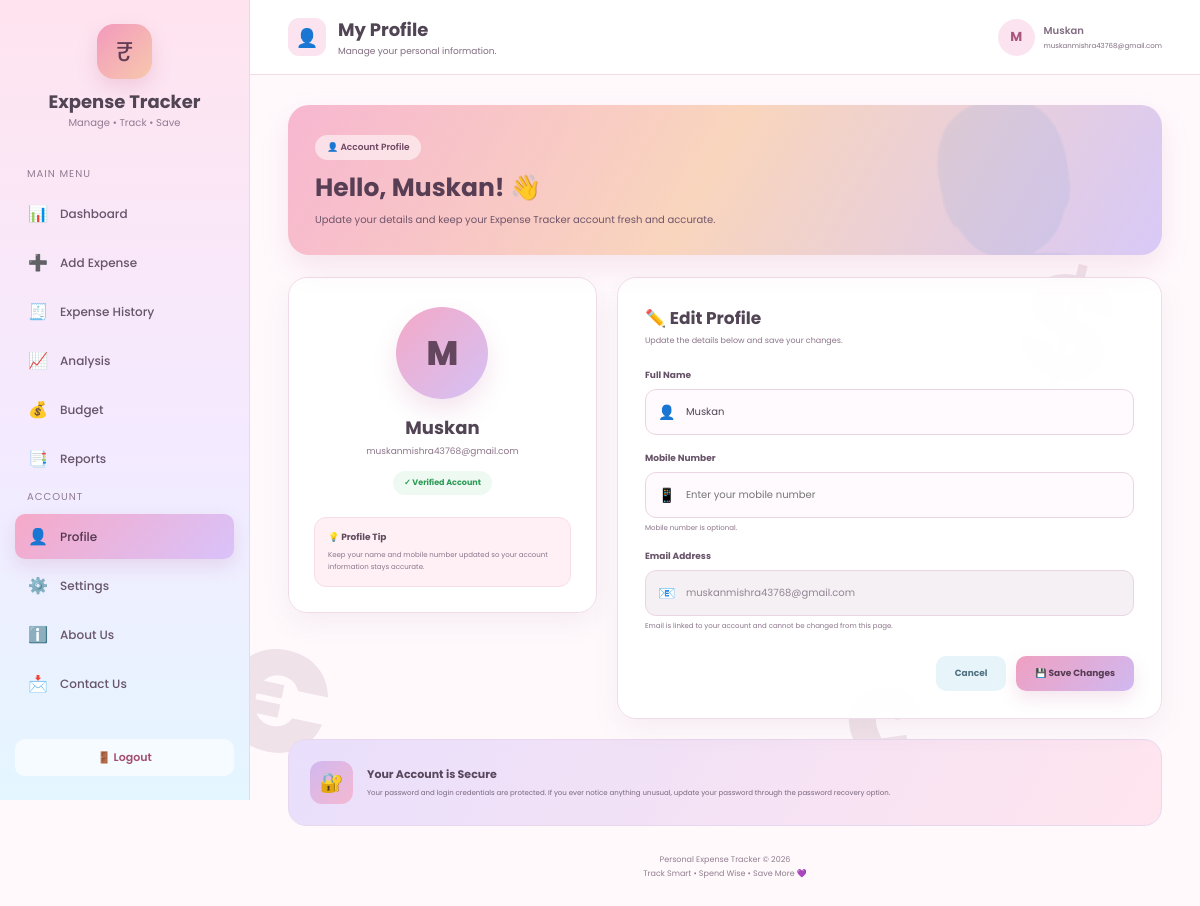
Screenshot of /profile (signed in) with the database file from the repository.
### tables this page shows
CREATE TABLE users (

            id INTEGER PRIMARY KEY AUTOINCREMENT,

            full_name TEXT NOT NULL,

            mobile TEXT,

            email TEXT UNIQUE NOT NULL,

            password TEXT NOT NULL,

            is_verified INTEGER DEFAULT 0,

            created_at TIMESTAMP DEFAULT CURRENT_TIMESTAMP

        , role TEXT DEFAULT 'user');

### app.py (the view, shortened to what this page needs)
@app.route(
    "/profile",
    methods=["GET", "POST"]
)
def profile():
    user = get_current_user()
    if not user:
        return redirect(
            url_for("login")
        )
    return render_template(
        "profile.html",
        user=user
    )

### app.py (called while the page is built)
def get_current_user():
    user_id = session.get("user_id")
    if not user_id:
        return None
    connection = get_connection()
    try:
        user = connection.execute(
            """
            SELECT id, full_name, mobile, email, is_verified, created_at
            FROM users
            WHERE id = ?
            """,
            (user_id,)
        ).fetchone()
        return user
    finally:
        connection.close()

### database.py (called while the page is built)
def get_connection():
    connection = sqlite3.connect(DATABASE_NAME)
    connection.row_factory = sqlite3.Row
    connection.execute("PRAGMA foreign_keys = ON")
    return connection

### templates/profile.html (shortened to what this page needs)
<!DOCTYPE html>
<html lang="en">
<head>
</head>
<body>
    <div class="money-watermark" aria-hidden="true">
        <span>₹</span><span>$</span><span>€</span><span>£</span>
    </div>
    <aside class="sidebar" id="sidebar">
        <div class="logo">
            <div class="logo-icon">
                ₹
            </div>
            <h2>
                Expense Tracker
            </h2>
            <p>
                Manage • Track • Save
            </p>
        </div>
        <div class="menu-title">
            Main Menu
        </div>
        <nav class="nav-menu">
            <a href="{{ url_for('dashboard') }}">
                <span>📊</span>
                Dashboard
            </a>
            <a href="{{ url_for('add_expense') }}">
                <span>➕</span>
                Add Expense
            </a>
            <a href="{{ url_for('expense_history') }}">
                <span>🧾</span>
                Expense History
            </a>
            <a href="{{ url_for('analysis') }}">
                <span>📈</span>
                Analysis
            </a>
            <a href="{{ url_for('budget') }}">
                <span>💰</span>
                Budget
            </a>
            <a href="{{ url_for('reports') }}">
                <span>📑</span>
                Reports
            </a>
        </nav>
        <div class="menu-title">
            Account
        </div>
        <nav class="nav-menu">
            <a href="{{ url_for('profile') }}" class="active">
                <span>👤</span>
                Profile
            </a>
            <a href="{{ url_for('settings') }}">
                <span>⚙️</span>
                Settings
            </a>
            <a href="{{ url_for('about') }}">
                <span>ℹ️</span>
                About Us
            </a>
            <a href="{{ url_for('contact') }}">
                <span>📩</span>
                Contact Us
            </a>
        </nav>
        <div class="sidebar-bottom">
            <a href="{{ url_for('logout') }}" class="logout">
                🚪 Logout
            </a>
        </div>
    </aside>
    <main class="main">
        <header class="topbar">
            <div class="topbar-left">
                <div class="top-icon">
                    👤
                </div>
                <div>
                    <h3>
                        My Profile
                    </h3>
                    <p>
                        Manage your personal information.
                    </p>
                </div>
            </div>
            <div class="profile-mini">
                <div class="avatar-small">
                    {{ (user['full_name'] or 'U')[0]|upper }}
                </div>
                <div>
                    <div class="profile-name">
                        {{ user['full_name'] or 'User' }}
                    </div>
                    <div class="profile-email">
                        {{ user['email'] }}
                    </div>
                </div>
            </div>
        </header>
        <section class="content">
            <div class="page-hero">
                <div class="hero-content">
                    <div class="hero-badge">
                        👤 Account Profile
                    </div>
                    <h1>
                        Hello, {{ user['full_name'] or 'User' }}! 👋
                    </h1>
                    <p>
                        Update your details and keep your Expense Tracker account fresh and accurate.
                    </p>
                </div>
            </div>
            <div class="profile-grid">
                <div class="profile-card">
                    <div class="profile-avatar">
                        {{ (user['full_name'] or 'U')[0]|upper }}
                    </div>
                    <h2>
                        {{ user['full_name'] or 'User' }}
                    </h2>
                    <div class="email">
                        {{ user['email'] }}
                    </div>
                    {% if user['is_verified'] %}
                        <div class="verified">
                            ✓ Verified Account
                        </div>
                    {% else %}
                        <div class="verified">
                            ⚠ Verification Pending
                        </div>
                    {% endif %}
                    <div class="profile-tip">
                        <h4>
                            💡 Profile Tip
                        </h4>
                        <p>
                            Keep your name and mobile number updated
                            so your account information stays accurate.
                        </p>
                    </div>
                </div>
                <div class="form-card">
                    <div class="form-heading">
                        <h2>
                            ✏️ Edit Profile
                        </h2>
                        <p>
                            Update the details below and save your changes.
                        </p>
                    </div>
                    <form
                        method="POST"
                        action="{{ url_for('profile') }}"
                        onsubmit="return validateProfile()"
                    >
                        <div class="form-group">
                            <label for="full_name">
                                Full Name
                            </label>
                            <div class="input-wrap">
                                <span class="input-icon">
                                    👤
                                </span>
                                <input
                                    type="text"
                                    id="full_name"
                                    name="full_name"
                                    value="{{ user['full_name'] or '' }}"
                                    placeholder="Enter your full name"
                                    maxlength="100"
                                    required
                                >
                            </div>
                        </div>
                        <div class="form-group">
                            <label for="mobile">
                                Mobile Number
                            </label>
                            <div class="input-wrap">
                                <span class="input-icon">
                                    📱
                                </span>
                                <input
                                    type="tel"
                                    id="mobile"
                                    name="mobile"
                                    value="{{ user['mobile'] or '' }}"
                                    placeholder="Enter your mobile number"
                                    maxlength="15"
                                >
                            </div>
                            <div class="field-note">
                                Mobile number is optional.
                            </div>
                        </div>
                        <div class="form-group">
                            <label for="email">
                                Email Address
                            </label>
                            <div class="input-wrap">
                                <span class="input-icon">
                                    📧
                                </span>
                                <input
                                    type="email"
                                    value="{{ user['email'] }}"
                                    disabled
                                >
                            </div>
                            <div class="field-note">
                                Email is linked to your account and cannot
                                be changed from this page.
                            </div>
                        </div>
                        <div class="form-buttons">
                            <a
                                href="{{ url_for('dashboard') }}"
                                class="button cancel-button"
                            >
                                Cancel
                            </a>
                            <button
                                type="submit"
                                class="button save-button"
                            >
                                💾 Save Changes
                            </button>
                        </div>
                    </form>
                </div>
            </div>
            <div class="security-card">
                <div class="security-icon">
                    🔐
                </div>
                <div>
                    <h3>
                        Your Account is Secure
                    </h3>
                    <p>
                        Your password and login credentials are protected.
                        If you ever notice anything unusual, update your
                        password through the password recovery option.
                    </p>
                </div>
            </div>
            <footer>
                Personal Expense Tracker © 2026
                <br>
                Track Smart • Spend Wise • Save More 💜
            </footer>
        </section>
    </main>
</body>
</html>

### rows the page displays
users: full_name "M", full_name "Muskan", email "muskanmishra43768@gmail.com"
